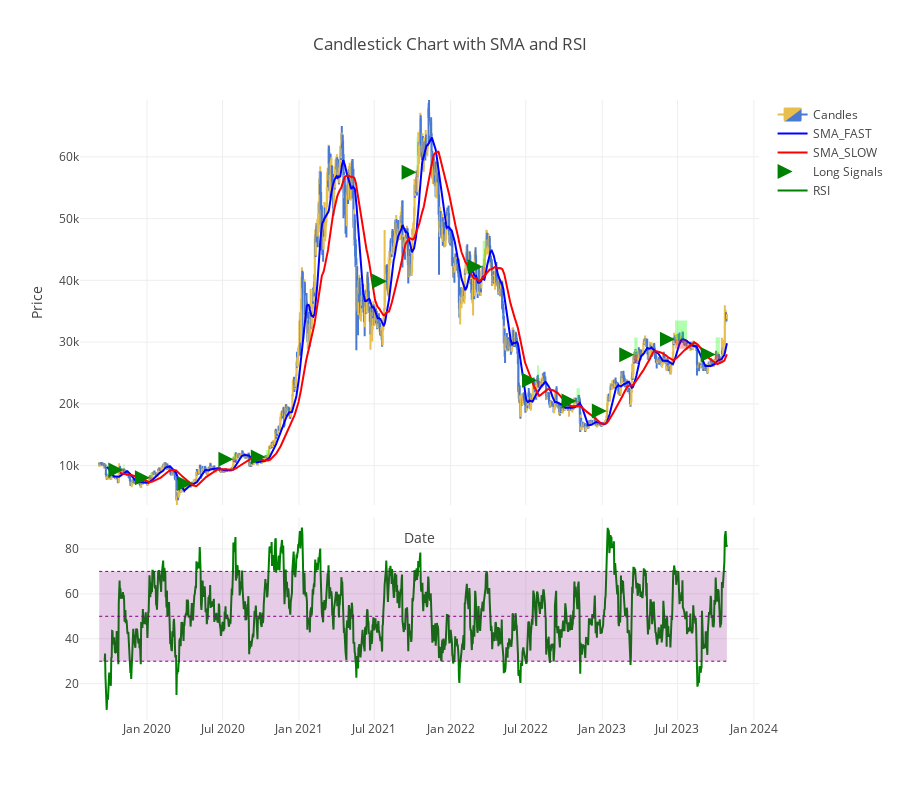

This figure's notebook cell:
### Code cell
# Create a subplot with two rows and one column
fig = make_subplots(rows=2, cols=1, shared_xaxes=True, vertical_spacing=0.02, row_width=[1, 2])

# Determine the desired y-axis range based on your data
y_min = df['Low'].min()  # Replace 'Low' with the appropriate column name
y_max = df['High'].max()  # Replace 'High' with the appropriate column name

bull_candle = '#e7bf4f'
bearish_candle = '#497ad2'

# Add candlestick trace to the main subplot
fig.add_trace(go.Candlestick(
    x=df.index,
    open=df['Open'],
    high=df['High'],
    low=df['Low'],
    close=df['Close'],
    increasing_line_color=bull_candle,  # Bull candle outline color
    decreasing_line_color=bearish_candle,    # Bear candle outline color
    increasing_fillcolor=bull_candle,  # Bull candle fill color
    decreasing_fillcolor=bearish_candle,  # Bear candle fill color
    name='Candles',
), row=1, col=1)

# Add Fast_MA and Slow_MA to the main subplot (overlay)
fig.add_trace(go.Scatter(
    x=df.index,
    y=df['Fast_MA'],
    mode='lines',
    line=dict(color='blue'),
    name='SMA_FAST'
), row=1, col=1)

fig.add_trace(go.Scatter(
    x=df.index,
    y=df['Slow_MA'],
    mode='lines',
    line=dict(color='red'),
    name='SMA_SLOW'
), row=1, col=1)

entry_dates = {"Long": [], "Short": []}

for index, row in dfr.iterrows():
    if row["tradeSide"] == "Long":
        entry_dates["Long"].append(row['buydates'])
    else:
        entry_dates["Short"].append(row['selldates'])

# Plot the Long signals as green arrows
fig.add_trace(go.Scatter(
    x=entry_dates["Long"],
    y=df['Close'].loc[entry_dates["Long"]],
    mode='markers',
    marker=dict(
        symbol='arrow-bar-right',
        size=15,
        color='green',
    ),
    name='Long Signals',
))

# Plot the Short signals as red arrows
fig.add_trace(go.Scatter(
    x=entry_dates["Short"],
    y=df['Close'].loc[entry_dates["Short"]],
    mode='markers',
    marker=dict(
        symbol='arrow-bar-right',
        size=15,
        color='red',
    ),
    name='Short Signals',
))

# Plot stop_loss and target_price polygons
for index, row in dfr_display.iterrows():
    if not pd.isna(row['stop_loss']) and not pd.isna(row['take_profit']):
        fig.add_shape(
            type="rect",
            x0=row['entry_date'],
            x1=row['exit_date'],
            y0=row['stop_loss'],
            y1=row['entry_price'],
            fillcolor="rgba(255, 0, 0, 0.3)",  # Red polygon for stop_loss
            line=dict(width=0),
            xref="x",
            yref="y",
        )
        
        fig.add_shape(
            type="rect",
            x0=row['entry_date'],
            x1=row['exit_date'],
            y0=row['entry_price'],
            y1=row['take_profit'],
            fillcolor="rgba(0, 255, 0, 0.3)",  # Green polygon for target_price
            line=dict(width=0),
            xref="x",
            yref="y",
        )

# Customize the layout
# Update layout to customize the appearance (optional)
fig.update_layout(
    yaxis=dict(
        # Remove the 'range' parameter to let Plotly automatically determine the y-axis range
        range=[y_min, y_max],  # adjust scaling at y-axis
        # autorange=True,  # Set autorange to True to enable autoscaling
    ),
    height=800,  # Set the desired height in pixels
    title_text='Candlestick Chart with SMA and RSI',
    xaxis_rangeslider_visible=False,
    xaxis_title='Date',
    yaxis_title='Price',
    showlegend=True,
    hovermode='x'
)

# Set the hovermode to 'x unified' to enable a vertical line on hover
fig.update_layout(hovermode='x unified')

# Add RSI to a separate subplot
fig.add_trace(go.Scatter(
    x=df.index,
    y=df['RSI'],
    mode='lines',
    line=dict(color='green'),
    name='RSI'
), row=2, col=1)

# Add RSI upper, middle, and lower bands
fig.add_shape(
    type="line",
    x0=df.index.min(),
    x1=df.index.max(),
    y0=70,
    y1=70,
    line=dict(color="purple", width=1, dash="dot"),
    xref="x",
    yref="y",
    row=2,
    col=1
)

fig.add_shape(
    type="line",
    x0=df.index.min(),
    x1=df.index.max(),
    y0=50,
    y1=50,
    line=dict(color="purple", width=1, dash="dot"),
    xref="x",
    yref="y",
    row=2,
    col=1
)

fig.add_shape(
    type="line",
    x0=df.index.min(),
    x1=df.index.max(),
    y0=30,
    y1=30,
    line=dict(color="purple", width=1, dash="dot"),
    xref="x",
    yref="y",
    row=2,
    col=1
)

# Add a filled area between the bands
fig.add_shape(
    type="rect",
    x0=df.index.min(),
    x1=df.index.max(),
    y0=70,
    y1=30,
    fillcolor="rgba(128, 0, 128, 0.2)",  # Light purple color
    line=dict(width=0),
    xref="x",
    yref="y",
    row=2,
    col=1
)

# Add horizontal line for the crosshair in the subplot
fig.add_shape(
    type='line',
    x0=df.index[0],
    x1=df.index[-1],
    y0=1,
    y1=4,
    line=dict(color='purple', width=1, dash='dot'),
)


# Show the Plotly figure in the Jupyter Notebook
fig.show()

### Figure 1 — Plotly figure (JSON) as saved in the notebook; plotly's stock layout.template omitted (floating-point values rounded to 4 significant figures; data arrays with more than 128 entries replaced by an {"elided": "..."} marker saying what was removed)
{"data": [{"close": {"elided": "1512 float values"}, "decreasing": {"fillcolor": "#497ad2", "line": {"color": "#497ad2"}}, "high": {"elided": "1512 float values"}, "increasing": {"fillcolor": "#e7bf4f", "line": {"color": "#e7bf4f"}}, "low": {"elided": "1512 float values"}, "name": "Candles", "open": {"elided": "1512 float values"}, "type": "candlestick", "x": {"elided": "1512 str values"}, "xaxis": "x", "yaxis": "y"}, {"line": {"color": "blue"}, "mode": "lines", "name": "SMA_FAST", "type": "scatter", "x": {"elided": "1512 str values"}, "xaxis": "x", "y": {"elided": "1512 float values"}, "yaxis": "y"}, {"line": {"color": "red"}, "mode": "lines", "name": "SMA_SLOW", "type": "scatter", "x": {"elided": "1512 str values"}, "xaxis": "x", "y": {"elided": "1512 float values"}, "yaxis": "y"}, {"marker": {"color": "green", "size": 15, "symbol": "arrow-bar-right"}, "mode": "markers", "name": "Long Signals", "type": "scatter", "x": ["2019-11-05T00:00:00", "2020-01-08T00:00:00", "2020-04-19T00:00:00", "2020-07-27T00:00:00", "2020-10-13T00:00:00", "2021-08-01T00:00:00", "2021-10-11T00:00:00", "2022-03-19T00:00:00", "2022-07-28T00:00:00", "2022-10-31T00:00:00", "2023-01-12T00:00:00", "2023-03-19T00:00:00", "2023-06-25T00:00:00", "2023-10-01T00:00:00"], "y": [9313.0, 8060.0, 7118.0, 11050.0, 11420.0, 39850.0, 57500.0, 42190.0, 23840.0, 20482, 18838, 27960.0, 30458, 27980.0]}, {"marker": {"color": "red", "size": 15, "symbol": "arrow-bar-right"}, "mode": "markers", "name": "Short Signals", "type": "scatter", "x": [], "y": []}, {"line": {"color": "green"}, "mode": "lines", "name": "RSI", "type": "scatter", "x": {"elided": "1512 str values"}, "xaxis": "x2", "y": {"elided": "1512 float values"}, "yaxis": "y2"}], "layout": {"height": 800, "hovermode": "x unified", "shapes": [{"fillcolor": "rgba(255, 0, 0, 0.3)", "line": {"width": 0}, "type": "rect", "x0": "2019-11-05T00:00:00", "x1": "2019-11-08T00:00:00", "xref": "x", "y0": 8848.0, "y1": 9313.0, "yref": "y"}, {"fillcolor": "rgba(0, 255, 0, 0.3)", "line": {"width": 0}, "type": "rect", "x0": "2019-11-05T00:00:00", "x1": "2019-11-08T00:00:00", "xref": "x", "y0": 9313.0, "y1": 10240.0, "yref": "y"}, {"fillcolor": "rgba(255, 0, 0, 0.3)", "line": {"width": 0}, "type": "rect", "x0": "2020-01-08T00:00:00", "x1": "2020-01-14T00:00:00", "xref": "x", "y0": 7657.0, "y1": 8060.0, "yref": "y"}, {"fillcolor": "rgba(0, 255, 0, 0.3)", "line": {"width": 0}, "type": "rect", "x0": "2020-01-08T00:00:00", "x1": "2020-01-14T00:00:00", "xref": "x", "y0": 8060.0, "y1": 8866.0, "yref": "y"}, {"fillcolor": "rgba(255, 0, 0, 0.3)", "line": {"width": 0}, "type": "rect", "x0": "2020-04-19T00:00:00", "x1": "2020-04-20T00:00:00", "xref": "x", "y0": 6762.0, "y1": 7118.0, "yref": "y"}, {"fillcolor": "rgba(0, 255, 0, 0.3)", "line": {"width": 0}, "type": "rect", "x0": "2020-04-19T00:00:00", "x1": "2020-04-20T00:00:00", "xref": "x", "y0": 7118.0, "y1": 7830.0, "yref": "y"}, {"fillcolor": "rgba(255, 0, 0, 0.3)", "line": {"width": 0}, "type": "rect", "x0": "2020-07-27T00:00:00", "x1": "2020-08-02T00:00:00", "xref": "x", "y0": 10500.0, "y1": 11050.0, "yref": "y"}, {"fillcolor": "rgba(0, 255, 0, 0.3)", "line": {"width": 0}, "type": "rect", "x0": "2020-07-27T00:00:00", "x1": "2020-08-02T00:00:00", "xref": "x", "y0": 11050.0, "y1": 12150.0, "yref": "y"}, {"fillcolor": "rgba(255, 0, 0, 0.3)", "line": {"width": 0}, "type": "rect", "x0": "2020-10-13T00:00:00", "x1": "2020-10-21T00:00:00", "xref": "x", "y0": 10850.0, "y1": 11420.0, "yref": "y"}, {"fillcolor": "rgba(0, 255, 0, 0.3)", "line": {"width": 0}, "type": "rect", "x0": "2020-10-13T00:00:00", "x1": "2020-10-21T00:00:00", "xref": "x", "y0": 11420.0, "y1": 12560.0, "yref": "y"}, {"fillcolor": "rgba(255, 0, 0, 0.3)", "line": {"width": 0}, "type": "rect", "x0": "2021-08-01T00:00:00", "x1": "2021-08-03T00:00:00", "xref": "x", "y0": 37850.0, "y1": 39850.0, "yref": "y"}, {"fillcolor": "rgba(0, 255, 0, 0.3)", "line": {"width": 0}, "type": "rect", "x0": "2021-08-01T00:00:00", "x1": "2021-08-03T00:00:00", "xref": "x", "y0": 39850.0, "y1": 43830.0, "yref": "y"}, {"fillcolor": "rgba(255, 0, 0, 0.3)", "line": {"width": 0}, "type": "rect", "x0": "2021-10-11T00:00:00", "x1": "2021-10-12T00:00:00", "xref": "x", "y0": 54630.0, "y1": 57500.0, "yref": "y"}, {"fillcolor": "rgba(0, 255, 0, 0.3)", "line": {"width": 0}, "type": "rect", "x0": "2021-10-11T00:00:00", "x1": "2021-10-12T00:00:00", "xref": "x", "y0": 57500.0, "y1": 63250.0, "yref": "y"}, {"fillcolor": "rgba(255, 0, 0, 0.3)", "line": {"width": 0}, "type": "rect", "x0": "2022-03-19T00:00:00", "x1": "2022-03-27T00:00:00", "xref": "x", "y0": 40080.0, "y1": 42190.0, "yref": "y"}, {"fillcolor": "rgba(0, 255, 0, 0.3)", "line": {"width": 0}, "type": "rect", "x0": "2022-03-19T00:00:00", "x1": "2022-03-27T00:00:00", "xref": "x", "y0": 42190.0, "y1": 46410.0, "yref": "y"}, {"fillcolor": "rgba(255, 0, 0, 0.3)", "line": {"width": 0}, "type": "rect", "x0": "2022-07-28T00:00:00", "x1": "2022-08-02T00:00:00", "xref": "x", "y0": 22640.0, "y1": 23840.0, "yref": "y"}, {"fillcolor": "rgba(0, 255, 0, 0.3)", "line": {"width": 0}, "type": "rect", "x0": "2022-07-28T00:00:00", "x1": "2022-08-02T00:00:00", "xref": "x", "y0": 23840.0, "y1": 26220.0, "yref": "y"}, {"fillcolor": "rgba(255, 0, 0, 0.3)", "line": {"width": 0}, "type": "rect", "x0": "2022-10-31T00:00:00", "x1": "2022-11-08T00:00:00", "xref": "x", "y0": 19460.0, "y1": 20482, "yref": "y"}, {"fillcolor": "rgba(0, 255, 0, 0.3)", "line": {"width": 0}, "type": "rect", "x0": "2022-10-31T00:00:00", "x1": "2022-11-08T00:00:00", "xref": "x", "y0": 20482, "y1": 22530.0, "yref": "y"}, {"fillcolor": "rgba(255, 0, 0, 0.3)", "line": {"width": 0}, "type": "rect", "x0": "2023-01-12T00:00:00", "x1": "2023-01-14T00:00:00", "xref": "x", "y0": 17900.0, "y1": 18838, "yref": "y"}, {"fillcolor": "rgba(0, 255, 0, 0.3)", "line": {"width": 0}, "type": "rect", "x0": "2023-01-12T00:00:00", "x1": "2023-01-14T00:00:00", "xref": "x", "y0": 18838, "y1": 20720.0, "yref": "y"}, {"fillcolor": "rgba(255, 0, 0, 0.3)", "line": {"width": 0}, "type": "rect", "x0": "2023-03-19T00:00:00", "x1": "2023-03-27T00:00:00", "xref": "x", "y0": 26560.0, "y1": 27960.0, "yref": "y"}, {"fillcolor": "rgba(0, 255, 0, 0.3)", "line": {"width": 0}, "type": "rect", "x0": "2023-03-19T00:00:00", "x1": "2023-03-27T00:00:00", "xref": "x", "y0": 27960.0, "y1": 30750.0, "yref": "y"}, {"fillcolor": "rgba(255, 0, 0, 0.3)", "line": {"width": 0}, "type": "rect", "x0": "2023-06-25T00:00:00", "x1": "2023-07-24T00:00:00", "xref": "x", "y0": 28940.0, "y1": 30458, "yref": "y"}, {"fillcolor": "rgba(0, 255, 0, 0.3)", "line": {"width": 0}, "type": "rect", "x0": "2023-06-25T00:00:00", "x1": "2023-07-24T00:00:00", "xref": "x", "y0": 30458, "y1": 33500.0, "yref": "y"}, {"fillcolor": "rgba(255, 0, 0, 0.3)", "line": {"width": 0}, "type": "rect", "x0": "2023-10-01T00:00:00", "x1": "2023-10-11T00:00:00", "xref": "x", "y0": 26580.0, "y1": 27980.0, "yref": "y"}, {"fillcolor": "rgba(0, 255, 0, 0.3)", "line": {"width": 0}, "type": "rect", "x0": "2023-10-01T00:00:00", "x1": "2023-10-11T00:00:00", "xref": "x", "y0": 27980.0, "y1": 30780.0, "yref": "y"}, {"line": {"color": "purple", "dash": "dot", "width": 1}, "type": "line", "x0": "2019-09-08T00:00:00", "x1": "2023-10-28T00:00:00", "xref": "x2", "y0": 70, "y1": 70, "yref": "y2"}, {"line": {"color": "purple", "dash": "dot", "width": 1}, "type": "line", "x0": "2019-09-08T00:00:00", "x1": "2023-10-28T00:00:00", "xref": "x2", "y0": 50, "y1": 50, "yref": "y2"}, {"line": {"color": "purple", "dash": "dot", "width": 1}, "type": "line", "x0": "2019-09-08T00:00:00", "x1": "2023-10-28T00:00:00", "xref": "x2", "y0": 30, "y1": 30, "yref": "y2"}, {"fillcolor": "rgba(128, 0, 128, 0.2)", "line": {"width": 0}, "type": "rect", "x0": "2019-09-08T00:00:00", "x1": "2023-10-28T00:00:00", "xref": "x2", "y0": 70, "y1": 30, "yref": "y2"}, {"line": {"color": "purple", "dash": "dot", "width": 1}, "type": "line", "x0": "2019-09-08T00:00:00", "x1": "2023-10-28T00:00:00", "y0": 1, "y1": 4}], "showlegend": true, "title": {"text": "Candlestick Chart with SMA and RSI"}, "xaxis": {"anchor": "y", "domain": [0, 1], "matches": "x2", "rangeslider": {"visible": false}, "showticklabels": false, "title": {"text": "Date"}}, "xaxis2": {"anchor": "y2", "domain": [0, 1]}, "yaxis": {"anchor": "x", "domain": [0.3467, 1], "range": [3622.0, 69200.0], "title": {"text": "Price"}}, "yaxis2": {"anchor": "x2", "domain": [0, 0.3267]}}}
